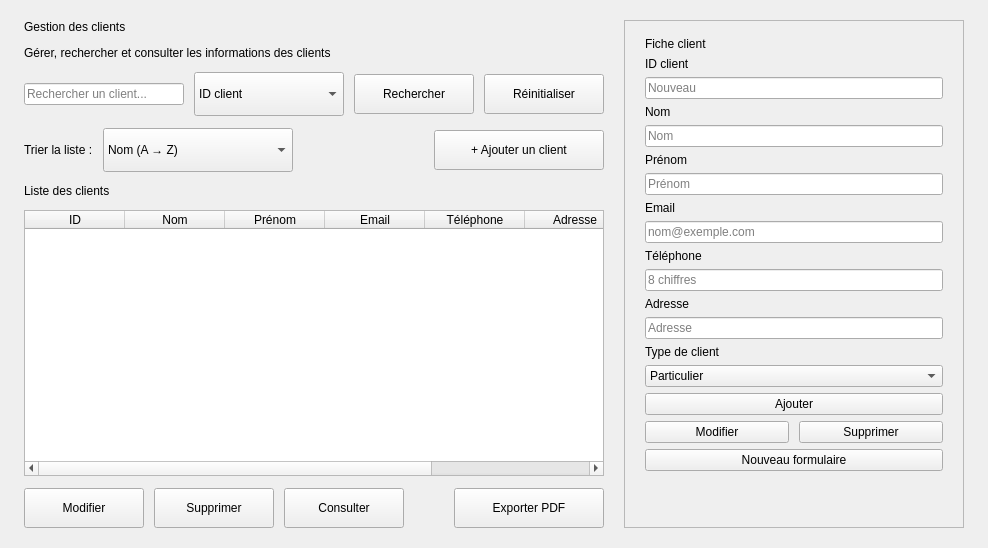
             <widget class="QFrame" name="pageClients">
              <property name="styleSheet">
               <string notr="true">
QFrame#pageClients { background-color: #F5F0E6; }
QFrame#pageClients QLabel { background: transparent; border: none; color: #171717; font-family: 'Montserrat'; font-size: 12px; }
QFrame#pageClients QLabel#labelTitreClients { font-family: 'Cormorant Garamond'; font-size: 32px; font-weight: bold; }
QFrame#pageClients QLabel#labelSousTitreClients, QFrame#pageClients QLabel#labelTrierClient { color: #8B7D75; font-size: 13px; }
QFrame#pageClients QLabel#labelListeClient { font-size: 16px; font-weight: bold; }
QFrame#pageClients QFrame#frameFormClient QLabel#labelFormTitleClient { font-family: 'Cormorant Garamond'; font-size: 22px; font-weight: bold; }
QFrame#pageClients QFrame#frameFormClient QLabel { font-weight: 600; }
QFrame#pageClients QLineEdit { background-color: #FFFFFF; border: 1px solid #8B7D75; border-radius: 6px; padding: 4px 12px; font-family: 'Montserrat'; font-size: 13px; color: #171717; min-height: 34px; }
QFrame#pageClients QLineEdit:focus { border: 1px solid #641C2A; }
QFrame#pageClients QLineEdit:read-only { background-color: #F5F0E6; color: #8B7D75; }
QFrame#pageClients QComboBox { background-color: #FFFFFF; border: 1px solid #8B7D75; border-radius: 6px; padding: 4px 12px; font-family: 'Montserrat'; font-size: 13px; color: #171717; min-height: 34px; }
QFrame#pageClients QComboBox::drop-down { border: none; width: 24px; }
QFrame#pageClients QComboBox QAbstractItemView { background: #FFFFFF; color: #171717; selection-background-color: #D8A7A7; selection-color: #171717; }
QFrame#pageClients QPushButton { border: none; border-radius: 6px; font-family: 'Montserrat'; font-size: 13px; font-weight: bold; min-height: 40px; padding: 0 14px; }
QFrame#pageClients QPushButton#btnRechercherClient { background-color: #171717; color: #F5F0E6; }
QFrame#pageClients QPushButton#btnReinitialiserClient, QFrame#pageClients QPushButton#btnSupprimerClient, QFrame#pageClients QPushButton#btnSupprimerFicheClient { background-color: #8B7D75; color: #F5F0E6; }
QFrame#pageClients QPushButton#btnAjouterClient, QFrame#pageClients QPushButton#btnExporterClient, QFrame#pageClients QPushButton#btnAjouterFicheClient { background-color: #641C2A; color: #F5F0E6; }
QFrame#pageClients QPushButton#btnModifierClient, QFrame#pageClients QPushButton#btnModifierFicheClient { background-color: #7A7B62; color: #F5F0E6; }
QFrame#pageClients QPushButton#btnConsulterClient { background-color: #D8A7A7; color: #171717; }
QFrame#pageClients QPushButton#btnNouveauFormulaireClient { background-color: #FFFFFF; color: #171717; border: 1px solid #8B7D75; }
QFrame#pageClients QTableWidget { background-color: #FFFFFF; border: 1px solid #8B7D75; border-radius: 8px; font-family: 'Montserrat'; font-size: 12px; color: #171717; gridline-color: #F5F0E6; selection-background-color: #D8A7A7; selection-color: #171717; }
QFrame#pageClients QHeaderView::section { background-color: #171717; color: #F5F0E6; font-family: 'Montserrat'; font-size: 12px; font-weight: bold; padding: 8px 10px; border: none; }
QFrame#pageClients QFrame#frameFormClient { background-color: #FFFFFF; border: 1px solid #8B7D75; border-radius: 8px; }
</string>
              </property>
              <property name="frameShape">
               <enum>QFrame::Shape::NoFrame</enum>
              </property>
              <layout class="QHBoxLayout" name="pageClientsLayout">
               <property name="spacing">
                <number>20</number>
               </property>
               <property name="leftMargin">
                <number>24</number>
               </property>
               <property name="topMargin">
                <number>20</number>
               </property>
               <property name="rightMargin">
                <number>24</number>
               </property>
               <property name="bottomMargin">
                <number>20</number>
               </property>
               <item>
                <widget class="QFrame" name="listPanelClients">
                 <property name="frameShape">
                  <enum>QFrame::Shape::NoFrame</enum>
                 </property>
                 <layout class="QVBoxLayout" name="listPanelClientsLayout">
                  <property name="spacing">
                   <number>12</number>
                  </property>
                  <property name="leftMargin">
                   <number>0</number>
                  </property>
                  <property name="topMargin">
                   <number>0</number>
                  </property>
                  <property name="rightMargin">
                   <number>0</number>
                  </property>
                  <property name="bottomMargin">
                   <number>0</number>
                  </property>
                  <item>
                   <widget class="QLabel" name="labelTitreClients">
                    <property name="text">
                     <string>Gestion des clients</string>
                    </property>
                   </widget>
                  </item>
                  <item>
                   <widget class="QLabel" name="labelSousTitreClients">
                    <property name="text">
                     <string>Gérer, rechercher et consulter les informations des clients</string>
                    </property>
                   </widget>
                  </item>
                  <item>
                   <layout class="QHBoxLayout" name="rechercheClientLayout">
                    <property name="spacing">
                     <number>10</number>
                    </property>
                    <item>
                     <widget class="QLineEdit" name="lineEditRechercheClient">
                      <property name="placeholderText">
                       <string>Rechercher un client...</string>
                      </property>
                     </widget>
                    </item>
                    <item>
                     <widget class="QComboBox" name="comboTypeRechercheClient">
                      <property name="minimumSize">
                       <size>
                        <width>150</width>
                        <height>44</height>
                       </size>
                      </property>
                      <property name="maximumSize">
                       <size>
                        <width>150</width>
                        <height>16777215</height>
                       </size>
                      </property>
                      <item>
                       <property name="text">
                        <string>ID client</string>
                       </property>
                      </item>
                      <item>
                       <property name="text">
                        <string>Nom</string>
                       </property>
                      </item>
                      <item>
                       <property name="text">
                        <string>Téléphone</string>
                       </property>
                      </item>
                     </widget>
                    </item>
                    <item>
                     <widget class="QPushButton" name="btnRechercherClient">
                      <property name="minimumSize">
                       <size>
                        <width>120</width>
                        <height>40</height>
                       </size>
                      </property>
                      <property name="cursor">
                       <cursorShape>PointingHandCursor</cursorShape>
                      </property>
                      <property name="text">
                       <string>Rechercher</string>
                      </property>
                     </widget>
                    </item>
                    <item>
                     <widget class="QPushButton" name="btnReinitialiserClient">
                      <property name="minimumSize">
                       <size>
                        <width>120</width>
                        <height>40</height>
                       </size>
                      </property>
                      <property name="cursor">
                       <cursorShape>PointingHandCursor</cursorShape>
                      </property>
                      <property name="text">
                       <string>Réinitialiser</string>
                      </property>
                     </widget>
                    </item>
                   </layout>
                  </item>
                  <item>
                   <layout class="QHBoxLayout" name="triClientLayout">
                    <property name="spacing">
                     <number>10</number>
                    </property>
                    <item>
                     <widget class="QLabel" name="labelTrierClient">
                      <property name="text">
                       <string>Trier la liste :</string>
                      </property>
                     </widget>
                    </item>
                    <item>
                     <widget class="QComboBox" name="comboTriClient">
                      <property name="minimumSize">
                       <size>
                        <width>190</width>
                        <height>44</height>
                       </size>
                      </property>
                      <property name="maximumSize">
                       <size>
                        <width>190</width>
                        <height>16777215</height>
                       </size>
                      </property>
                      <item>
                       <property name="text">
                        <string>Nom (A → Z)</string>
                       </property>
                      </item>
                      <item>
                       <property name="text">
                        <string>Nom (Z → A)</string>
                       </property>
                      </item>
                     </widget>
                    </item>
                    <item>
                     <spacer name="spacerTriClient">
                      <property name="orientation">
                       <enum>Qt::Orientation::Horizontal</enum>
                      </property>
                      <property name="sizeHint" stdset="0">
                       <size>
                        <width>40</width>
                        <height>20</height>
                       </size>
                      </property>
                     </spacer>
                    </item>
                    <item>
                     <widget class="QPushButton" name="btnAjouterClient">
                      <property name="minimumSize">
                       <size>
                        <width>170</width>
                        <height>40</height>
                       </size>
                      </property>
                      <property name="cursor">
                       <cursorShape>PointingHandCursor</cursorShape>
                      </property>
                      <property name="text">
                       <string>+ Ajouter un client</string>
                      </property>
                     </widget>
                    </item>
                   </layout>
                  </item>
                  <item>
                   <widget class="QLabel" name="labelListeClient">
                    <property name="text">
                     <string>Liste des clients</string>
                    </property>
                   </widget>
                  </item>
                  <item>
                   <widget class="QTableWidget" name="tableClients">
                    <property name="selectionBehavior">
                     <enum>QAbstractItemView::SelectionBehavior::SelectRows</enum>
                    </property>
                    <property name="showGrid">
                     <bool>false</bool>
                    </property>
                    <column>
                     <property name="text">
                      <string>ID</string>
                     </property>
                    </column>
                    <column>
                     <property name="text">
                      <string>Nom</string>
                     </property>
                    </column>
                    <column>
                     <property name="text">
                      <string>Prénom</string>
                     </property>
                    </column>
                    <column>
                     <property name="text">
                      <string>Email</string>
                     </property>
                    </column>
                    <column>
                     <property name="text">
                      <string>Téléphone</string>
                     </property>
                    </column>
                    <column>
                     <property name="text">
                      <string>Adresse</string>
                     </property>
                    </column>
                    <column>
                     <property name="text">
                      <string>Type</string>
                     </property>
                    </column>
                   </widget>
                  </item>
                  <item>
                   <layout class="QHBoxLayout" name="actionsClientLayout">
                    <property name="spacing">
                     <number>10</number>
                    </property>
                    <item>
                     <widget class="QPushButton" name="btnModifierClient">
                      <property name="minimumSize">
                       <size>
                        <width>120</width>
                        <height>40</height>
                       </size>
                      </property>
                      <property name="cursor">
                       <cursorShape>PointingHandCursor</cursorShape>
                      </property>
                      <property name="text">
                       <string>Modifier</string>
                      </property>
                     </widget>
                    </item>
                    <item>
                     <widget class="QPushButton" name="btnSupprimerClient">
                      <property name="minimumSize">
                       <size>
                        <width>120</width>
                        <height>40</height>
                       </size>
                      </property>
                      <property name="cursor">
                       <cursorShape>PointingHandCursor</cursorShape>
                      </property>
                      <property name="text">
                       <string>Supprimer</string>
                      </property>
                     </widget>
                    </item>
                    <item>
                     <widget class="QPushButton" name="btnConsulterClient">
                      <property name="minimumSize">
                       <size>
                        <width>120</width>
                        <height>40</height>
                       </size>
                      </property>
                      <property name="cursor">
                       <cursorShape>PointingHandCursor</cursorShape>
                      </property>
                      <property name="text">
                       <string>Consulter</string>
                      </property>
                     </widget>
                    </item>
                    <item>
                     <spacer name="spacerActionsClient">
                      <property name="orientation">
                       <enum>Qt::Orientation::Horizontal</enum>
                      </property>
                      <property name="sizeHint" stdset="0">
                       <size>
                        <width>40</width>
                        <height>20</height>
                       </size>
                      </property>
                     </spacer>
                    </item>
                    <item>
                     <widget class="QPushButton" name="btnExporterClient">
                      <property name="minimumSize">
                       <size>
                        <width>150</width>
                        <height>40</height>
                       </size>
                      </property>
                      <property name="cursor">
                       <cursorShape>PointingHandCursor</cursorShape>
                      </property>
                      <property name="text">
                       <string>Exporter PDF</string>
                      </property>
                     </widget>
                    </item>
                   </layout>
                  </item>
                 </layout>
                </widget>
               </item>
               <item>
                <widget class="QFrame" name="frameFormClient">
                 <property name="minimumSize">
                  <size>
                   <width>340</width>
                   <height>0</height>
                  </size>
                 </property>
                 <property name="maximumSize">
                  <size>
                   <width>340</width>
                   <height>16777215</height>
                  </size>
                 </property>
                 <property name="frameShape">
                  <enum>QFrame::Shape::StyledPanel</enum>
                 </property>
                 <layout class="QVBoxLayout" name="frameFormClientLayout">
                  <property name="spacing">
                   <number>6</number>
                  </property>
                  <property name="leftMargin">
                   <number>20</number>
                  </property>
                  <property name="topMargin">
                   <number>16</number>
                  </property>
                  <property name="rightMargin">
                   <number>20</number>
                  </property>
                  <property name="bottomMargin">
                   <number>16</number>
                  </property>
                  <item>
                   <widget class="QLabel" name="labelFormTitleClient">
                    <property name="text">
                     <string>Fiche client</string>
                    </property>
                   </widget>
                  </item>
                  <item>
                   <widget class="QLabel" name="labelFormIdClient">
                    <property name="text">
                     <string>ID client</string>
                    </property>
                   </widget>
                  </item>
                  <item>
                   <widget class="QLineEdit" name="lineEditIdClient">
                    <property name="placeholderText">
                     <string>Nouveau</string>
                    </property>
                   </widget>
                  </item>
                  <item>
                   <widget class="QLabel" name="labelFormNomClient">
                    <property name="text">
                     <string>Nom</string>
                    </property>
                   </widget>
                  </item>
                  <item>
                   <widget class="QLineEdit" name="lineEditNomClient">
                    <property name="placeholderText">
                     <string>Nom</string>
                    </property>
                   </widget>
                  </item>
                  <item>
                   <widget class="QLabel" name="labelFormPrenomClient">
                    <property name="text">
                     <string>Prénom</string>
                    </property>
                   </widget>
                  </item>
                  <item>
                   <widget class="QLineEdit" name="lineEditPrenomClient">
                    <property name="placeholderText">
                     <string>Prénom</string>
                    </property>
                   </widget>
                  </item>
                  <item>
                   <widget class="QLabel" name="labelFormEmailClient">
                    <property name="text">
                     <string>Email</string>
                    </property>
                   </widget>
                  </item>
                  <item>
                   <widget class="QLineEdit" name="lineEditEmailClient">
                    <property name="placeholderText">
                     <string>nom@exemple.com</string>
                    </property>
                   </widget>
                  </item>
                  <item>
                   <widget class="QLabel" name="labelFormTelClient">
                    <property name="text">
                     <string>Téléphone</string>
                    </property>
                   </widget>
                  </item>
                  <item>
                   <widget class="QLineEdit" name="lineEditTelClient">
                    <property name="placeholderText">
                     <string>8 chiffres</string>
                    </property>
                   </widget>
                  </item>
                  <item>
                   <widget class="QLabel" name="labelFormAdresseClient">
                    <property name="text">
                     <string>Adresse</string>
                    </property>
                   </widget>
                  </item>
                  <item>
                   <widget class="QLineEdit" name="lineEditAdresseClient">
                    <property name="placeholderText">
                     <string>Adresse</string>
                    </property>
                   </widget>
                  </item>
                  <item>
                   <widget class="QLabel" name="labelFormTypeClient">
                    <property name="text">
                     <string>Type de client</string>
                    </property>
                   </widget>
                  </item>
                  <item>
                   <widget class="QComboBox" name="comboTypeClient">
                    <item>
                     <property name="text">
                      <string>Particulier</string>
                     </property>
                    </item>
                    <item>
                     <property name="text">
                      <string>Professionnel</string>
                     </property>
                    </item>
                   </widget>
                  </item>
                  <item>
                   <widget class="QPushButton" name="btnAjouterFicheClient">
                    <property name="cursor">
                     <cursorShape>PointingHandCursor</cursorShape>
                    </property>
                    <property name="text">
                     <string>Ajouter</string>
                    </property>
                   </widget>
                  </item>
                  <item>
                   <layout class="QHBoxLayout" name="boutonsFicheClientLayout">
                    <property name="spacing">
                     <number>10</number>
                    </property>
                    <item>
                     <widget class="QPushButton" name="btnModifierFicheClient">
                      <property name="cursor">
                       <cursorShape>PointingHandCursor</cursorShape>
                      </property>
                      <property name="text">
                       <string>Modifier</string>
                      </property>
                     </widget>
                    </item>
                    <item>
                     <widget class="QPushButton" name="btnSupprimerFicheClient">
                      <property name="cursor">
                       <cursorShape>PointingHandCursor</cursorShape>
                      </property>
                      <property name="text">
                       <string>Supprimer</string>
                      </property>
                     </widget>
                    </item>
                   </layout>
                  </item>
                  <item>
                   <widget class="QPushButton" name="btnNouveauFormulaireClient">
                    <property name="cursor">
                     <cursorShape>PointingHandCursor</cursorShape>
                    </property>
                    <property name="text">
                     <string>Nouveau formulaire</string>
                    </property>
                   </widget>
                  </item>
                  <item>
                   <spacer name="spacerFormClient">
                    <property name="orientation">
                     <enum>Qt::Orientation::Vertical</enum>
                    </property>
                    <property name="sizeHint" stdset="0">
                     <size>
                      <width>20</width>
                      <height>40</height>
                     </size>
                    </property>
                   </spacer>
                  </item>
                 </layout>
                </widget>
               </item>
              </layout>
             </widget>
